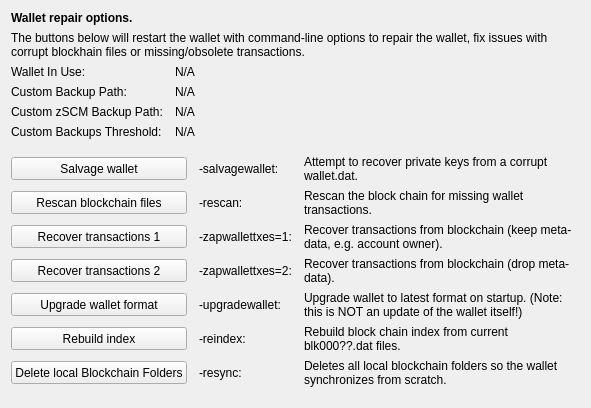
     <widget class="QWidget" name="tab_repair">
      <attribute name="title">
       <string>&amp;Wallet Repair</string>
      </attribute>
      <layout class="QGridLayout" name="gridLayout_4" columnstretch="0,0,0,0">
       <property name="horizontalSpacing">
        <number>12</number>
       </property>
       <item row="0" column="0" colspan="4">
        <widget class="QLabel" name="label_repair_header">
         <property name="font">
          <font>
           <weight>75</weight>
           <bold>true</bold>
          </font>
         </property>
         <property name="text">
          <string>Wallet repair options.</string>
         </property>
        </widget>
       </item>
       <item row="1" column="0" colspan="4">
        <widget class="QLabel" name="label_repair_helptext">
         <property name="font">
          <font>
           <weight>50</weight>
           <bold>false</bold>
          </font>
         </property>
         <property name="text">
          <string>The buttons below will restart the wallet with command-line options to repair the wallet, fix issues with corrupt blockhain files or missing/obsolete transactions.</string>
         </property>
         <property name="wordWrap">
          <bool>true</bool>
         </property>
        </widget>
       </item>
       <item row="2" column="0">
        <widget class="QLabel" name="wallet_path_label">
         <property name="text">
          <string>Wallet In Use:</string>
         </property>
        </widget>
       </item>
       <item row="2" column="1" colspan="3">
        <widget class="QLabel" name="wallet_path">
         <property name="cursor">
          <cursorShape>IBeamCursor</cursorShape>
         </property>
         <property name="text">
          <string>N/A</string>
         </property>
         <property name="textFormat">
          <enum>Qt::PlainText</enum>
         </property>
         <property name="textInteractionFlags">
          <set>Qt::LinksAccessibleByMouse|Qt::TextSelectableByKeyboard|Qt::TextSelectableByMouse</set>
         </property>
        </widget>
       </item>
       <item row="3" column="0">
        <widget class="QLabel" name="wallet_custombackuppath_label">
         <property name="text">
          <string>Custom Backup Path:</string>
         </property>
         <property name="visible">
          <bool>false</bool>
         </property>
        </widget>
       </item>
       <item row="3" column="1" colspan="3">
        <widget class="QLabel" name="wallet_custombackuppath">
         <property name="cursor">
          <cursorShape>IBeamCursor</cursorShape>
         </property>
         <property name="text">
          <string>N/A</string>
         </property>
         <property name="textFormat">
          <enum>Qt::PlainText</enum>
         </property>
         <property name="textInteractionFlags">
          <set>Qt::LinksAccessibleByMouse|Qt::TextSelectableByKeyboard|Qt::TextSelectableByMouse</set>
         </property>
         <property name="visible">
          <bool>false</bool>
         </property>
        </widget>
       </item>
       <item row="4" column="0">
        <widget class="QLabel" name="wallet_customzscmbackuppath_label">
         <property name="text">
          <string>Custom zSCM Backup Path:</string>
         </property>
         <property name="visible">
          <bool>false</bool>
         </property>
        </widget>
       </item>
       <item row="4" column="1" colspan="3">
        <widget class="QLabel" name="wallet_customzscmbackuppath">
         <property name="cursor">
          <cursorShape>IBeamCursor</cursorShape>
         </property>
         <property name="text">
          <string>N/A</string>
         </property>
         <property name="textFormat">
          <enum>Qt::PlainText</enum>
         </property>
         <property name="textInteractionFlags">
          <set>Qt::LinksAccessibleByMouse|Qt::TextSelectableByKeyboard|Qt::TextSelectableByMouse</set>
         </property>
         <property name="visible">
          <bool>false</bool>
         </property>
        </widget>
       </item>
       <item row="5" column="0">
        <widget class="QLabel" name="wallet_custombackupthreshold_label">
         <property name="text">
          <string>Custom Backups Threshold:</string>
         </property>
         <property name="visible">
          <bool>false</bool>
         </property>
        </widget>
       </item>
       <item row="5" column="1" colspan="3">
        <widget class="QLabel" name="wallet_custombackupthreshold">
         <property name="cursor">
          <cursorShape>IBeamCursor</cursorShape>
         </property>
         <property name="text">
          <string>N/A</string>
         </property>
         <property name="textFormat">
          <enum>Qt::PlainText</enum>
         </property>
         <property name="textInteractionFlags">
          <set>Qt::LinksAccessibleByMouse|Qt::TextSelectableByKeyboard|Qt::TextSelectableByMouse</set>
         </property>
         <property name="visible">
          <bool>false</bool>
         </property>
        </widget>
       </item>
       <item row="6" column="0">
        <spacer name="verticalSpacer_repair1">
         <property name="orientation">
          <enum>Qt::Vertical</enum>
         </property>
         <property name="sizeHint" stdset="0">
          <size>
           <width>10</width>
           <height>10</height>
          </size>
         </property>
        </spacer>
       </item>
       <item row="7" column="0" colspan="2">
        <widget class="QPushButton" name="btn_salvagewallet">
         <property name="minimumSize">
          <size>
           <width>100</width>
           <height>23</height>
          </size>
         </property>
         <property name="text">
          <string>Salvage wallet</string>
         </property>
        </widget>
       </item>
       <item row="7" column="2">
        <widget class="QLabel" name="label_repair_salvage_command">
         <property name="text">
          <string notr="true">-salvagewallet:</string>
         </property>
        </widget>
       </item>
       <item row="7" column="3">
        <widget class="QLabel" name="label_repair_salvage">
         <property name="text">
          <string>Attempt to recover private keys from a corrupt wallet.dat.</string>
         </property>
         <property name="wordWrap">
          <bool>true</bool>
         </property>
        </widget>
       </item>
       <item row="8" column="0" colspan="2">
        <widget class="QPushButton" name="btn_rescan">
         <property name="minimumSize">
          <size>
           <width>100</width>
           <height>23</height>
          </size>
         </property>
         <property name="text">
          <string>Rescan blockchain files</string>
         </property>
        </widget>
       </item>
       <item row="8" column="2">
        <widget class="QLabel" name="label_repair_rescan_command">
         <property name="text">
          <string notr="true">-rescan:</string>
         </property>
        </widget>
       </item>
       <item row="8" column="3">
        <widget class="QLabel" name="label_repair_rescan">
         <property name="text">
          <string>Rescan the block chain for missing wallet transactions.</string>
         </property>
         <property name="wordWrap">
          <bool>true</bool>
         </property>
        </widget>
       </item>
       <item row="9" column="0" colspan="2">
        <widget class="QPushButton" name="btn_zapwallettxes1">
         <property name="minimumSize">
          <size>
           <width>100</width>
           <height>23</height>
          </size>
         </property>
         <property name="text">
          <string>Recover transactions 1</string>
         </property>
        </widget>
       </item>
       <item row="9" column="2">
        <widget class="QLabel" name="label_repair_zap1_command">
         <property name="text">
          <string notr="true">-zapwallettxes=1:</string>
         </property>
        </widget>
       </item>
       <item row="9" column="3">
        <widget class="QLabel" name="label_repair_zap1">
         <property name="text">
          <string>Recover transactions from blockchain (keep meta-data, e.g. account owner).</string>
         </property>
         <property name="wordWrap">
          <bool>true</bool>
         </property>
        </widget>
       </item>
       <item row="10" column="0" colspan="2">
        <widget class="QPushButton" name="btn_zapwallettxes2">
         <property name="minimumSize">
          <size>
           <width>100</width>
           <height>23</height>
          </size>
         </property>
         <property name="text">
          <string>Recover transactions 2</string>
         </property>
        </widget>
       </item>
       <item row="10" column="2">
        <widget class="QLabel" name="label_repair_zap2_command">
         <property name="text">
          <string notr="true">-zapwallettxes=2:</string>
         </property>
        </widget>
       </item>
       <item row="10" column="3">
        <widget class="QLabel" name="label_repair_zap2">
         <property name="text">
          <string>Recover transactions from blockchain (drop meta-data).</string>
         </property>
         <property name="wordWrap">
          <bool>true</bool>
         </property>
        </widget>
       </item>
       <item row="11" column="0" colspan="2">
        <widget class="QPushButton" name="btn_upgradewallet">
         <property name="minimumSize">
          <size>
           <width>100</width>
           <height>23</height>
          </size>
         </property>
         <property name="text">
          <string>Upgrade wallet format</string>
         </property>
        </widget>
       </item>
       <item row="11" column="2">
        <widget class="QLabel" name="label_repair_upgrade_command">
         <property name="text">
          <string notr="true">-upgradewallet:</string>
         </property>
        </widget>
       </item>
       <item row="11" column="3">
        <widget class="QLabel" name="label_repair_upgrade">
         <property name="text">
          <string>Upgrade wallet to latest format on startup. (Note: this is NOT an update of the wallet itself!)</string>
         </property>
         <property name="wordWrap">
          <bool>true</bool>
         </property>
        </widget>
       </item>
       <item row="12" column="0" colspan="2">
        <widget class="QPushButton" name="btn_reindex">
         <property name="minimumSize">
          <size>
           <width>100</width>
           <height>23</height>
          </size>
         </property>
         <property name="text">
          <string>Rebuild index</string>
         </property>
        </widget>
       </item>
       <item row="12" column="2">
        <widget class="QLabel" name="label_repair_reindex_command">
         <property name="text">
          <string notr="true">-reindex:</string>
         </property>
        </widget>
       </item>
       <item row="12" column="3">
        <widget class="QLabel" name="label_repair_reindex">
         <property name="text">
          <string>Rebuild block chain index from current blk000??.dat files.</string>
         </property>
         <property name="wordWrap">
          <bool>true</bool>
         </property>
        </widget>
       </item>
       <item row="13" column="0" colspan="2">
        <widget class="QPushButton" name="btn_resync">
         <property name="minimumSize">
          <size>
           <width>100</width>
           <height>23</height>
          </size>
         </property>
         <property name="text">
          <string>Delete local Blockchain Folders</string>
         </property>
        </widget>
       </item>
       <item row="13" column="2">
        <widget class="QLabel" name="label_repair_resync_command">
         <property name="text">
          <string>-resync:</string>
         </property>
        </widget>
       </item>
       <item row="13" column="3">
        <widget class="QLabel" name="label_repair_resync">
         <property name="text">
          <string>Deletes all local blockchain folders so the wallet synchronizes from scratch.</string>
         </property>
         <property name="wordWrap">
          <bool>true</bool>
         </property>
        </widget>
       </item>
       <item row="14" column="0">
        <spacer name="verticalSpacer_repair2">
         <property name="orientation">
          <enum>Qt::Vertical</enum>
         </property>
         <property name="sizeHint" stdset="0">
          <size>
           <width>20</width>
           <height>10</height>
          </size>
         </property>
        </spacer>
       </item>
      </layout>
     </widget>
